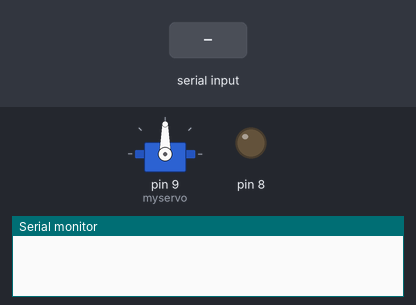
A sketch run on a simulated Arduino Uno, built with avr-gcc and run on an emulated ATmega328P. Parts: servo, output pins drawn as LEDs (lit = HIGH), the last lines printed to the serial monitor. The inputs (shaded band) are chosen by the test bench.

Above: at 1.2 s.
1.3 s: "30,150\n" received over Serial
At 1.7 s:
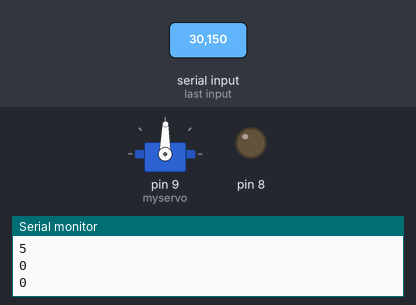
2.8 s: "2\n" received over Serial
At 4.0 s:
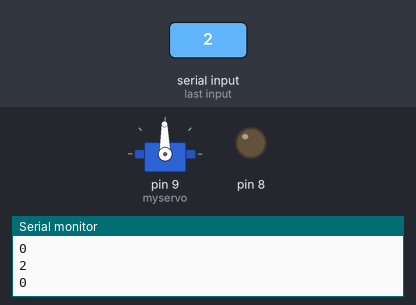
Timing chart, 0 to 5.8 s (numbered marks = the images above; inputs shaded):
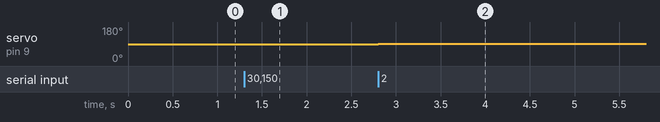

Measured:
- after the input at 1.3 s, servo on pin 9 (myservo): 90° → 89° at once
- after the input at 2.8 s, servo on pin 9 (myservo): 89° → 91° at once

The sketch:

Final.ino
```cpp
#include <Servo.h>

int x;
int pos = 90;
float final = 0;
Servo myservo;

void setup() {
  Serial.begin(9600);
  Serial.setTimeout(1);
  pinMode(8, OUTPUT);
  myservo.attach(9);
  myservo.write(pos);
}

void loop() {
  while (!Serial.available());
  x = Serial.readString().toInt();
  Serial.println(x);
  if (x == 1){
      pos = pos - x;
      myservo.write(pos);
    }
  else if (x == 2){
      pos = pos + x;
      myservo.write(pos);
    }
}
```
